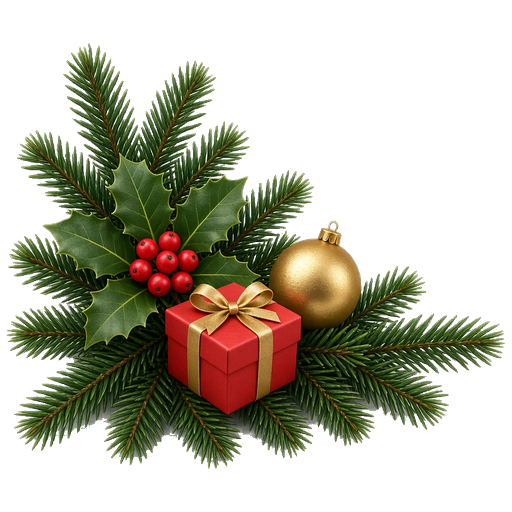
#> input picture assets/xmas/corner-pine.png, 512 x 512 px
$ python strip_bg.py
#> lines starting #> are read from the running program, lines starting #| are printed output that depends on the picture
"""Careful strip: remove only gray/white/checker; protect green/red/gold art."""
from __future__ import annotations

from pathlib import Path

from PIL import Image

BASE = Path(__file__).resolve().parent


def is_art(r: int, g: int, b: int) -> bool:
    """True if pixel looks like festive subject (not bg)."""
    mx, mn = max(r, g, b), min(r, g, b)
    sat = mx - mn
    avg = (r + g + b) / 3
    # green needles / holly
    if g > r + 8 and g > b + 5 and g > 55:
        return True
    # red berries / gift / ribbon
    if r > g + 25 and r > b + 15 and r > 80:
        return True
    # gold / yellow bauble & ribbon
    if r > 120 and g > 90 and r > b + 25 and g > b + 15:
        return True
    # brown stem / wood
    if r > 70 and g > 40 and b < 90 and r >= g >= b and sat > 20 and avg < 180:
        return True
    # dark pine / shadow on subject
    if avg < 90 and sat > 15:
        return True
    return False


def is_bg(r: int, g: int, b: int, a: int = 255) -> bool:
    if a < 20:
        return True
    if is_art(r, g, b):
        return False
    mx, mn = max(r, g, b), min(r, g, b)
    sat = mx - mn
    avg = (r + g + b) / 3
    # classic checker / white / light gray
    if sat < 32 and avg >= 155:
        return True
    if avg > 235 and sat < 50:
        return True
    return False


def process(name: str, size: int) -> None:
#> called with name = 'corner-pine.png', size = 512
    bak = BASE / name.replace(".png", ".bak.png")
    src = bak if bak.exists() else BASE / name
    im = Image.open(src).convert("RGBA")
#> im is the input picture: PIL image 512x512 RGBA; mean R, G, B, A 35.6, 33, 17.6, 103.1
    w, h = im.size
#> w = 512; h = 512
    pix = im.load()

    visited = [[False] * w for _ in range(h)]
    stack: list[tuple[int, int]] = []
    for x in range(w):
        stack.append((0, x))
        stack.append((h - 1, x))
    for y in range(h):
        stack.append((y, 0))
        stack.append((y, w - 1))

    while stack:
        y, x = stack.pop()
        if not (0 <= y < h and 0 <= x < w) or visited[y][x]:
            continue
        r, g, b, a = pix[x, y]
        if not is_bg(r, g, b, a):
            continue
        visited[y][x] = True
        pix[x, y] = (0, 0, 0, 0)
        stack.extend(((y - 1, x), (y + 1, x), (y, x - 1), (y, x + 1)))
#> after the loop, stack = []; visited = 512 items

    # Enclosed checker holes only (must be bg-colored AND mostly surrounded by bg/clear)
    for y in range(1, h - 1):
        for x in range(1, w - 1):
            r, g, b, a = pix[x, y]
            if a == 0 or not is_bg(r, g, b, a):
                continue
            nbrs = [pix[x + dx, y + dy] for dy, dx in ((-1, 0), (1, 0), (0, -1), (0, 1))]
            if sum(1 for n in nbrs if n[3] == 0 or is_bg(*n)) >= 3:
                pix[x, y] = (0, 0, 0, 0)

    # Light fringe only (pale + next to transparent), never touch art colors
    for _ in range(2):
        kill: list[tuple[int, int]] = []
        for y in range(h):
            for x in range(w):
                r, g, b, a = pix[x, y]
                if a == 0 or is_art(r, g, b):
                    continue
                near = any(
                    0 <= y + dy < h
                    and 0 <= x + dx < w
                    and pix[x + dx, y + dy][3] == 0
                    for dy, dx in ((-1, 0), (1, 0), (0, -1), (0, 1))
                )
                if not near:
                    continue
                sat = max(r, g, b) - min(r, g, b)
                avg = (r + g + b) / 3
                if avg > 185 and sat < 35:
                    kill.append((x, y))
                elif a < 100 and sat < 40 and avg > 150:
                    kill.append((x, y))
        for x, y in kill:
            pix[x, y] = (0, 0, 0, 0)

    alpha = im.split()[-1]
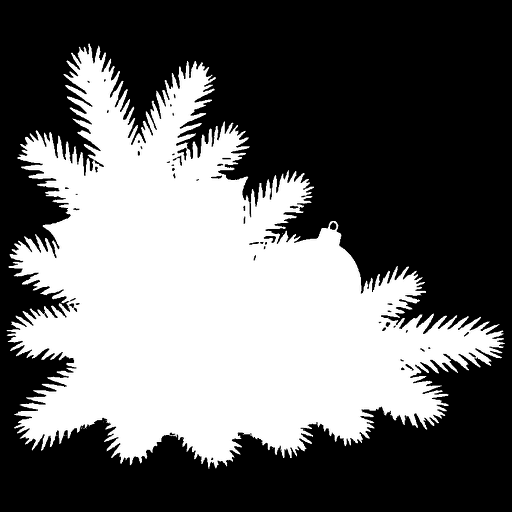
#> alpha: PIL image 512x512 L; min 0, max 255, mean 103
    bbox = alpha.getbbox()
    if bbox:
        pad = max(6, size // 40)
        l, t, r, b = bbox
        l, t = max(0, l - pad), max(0, t - pad)
        r, b = min(w, r + pad), min(h, b + pad)
        im = im.crop((l, t, r, b))
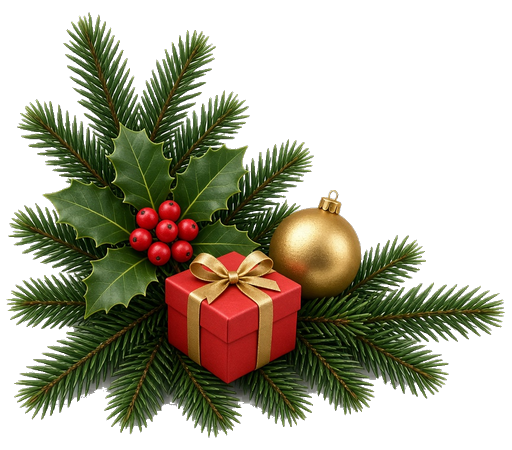
#> im: PIL image 512x450 RGBA; mean R, G, B, A 40.1, 37.2, 19.7, 117.2; transparent parts drawn white

    im.thumbnail((size, size), Image.Resampling.LANCZOS)
    canvas = Image.new("RGBA", (size, size), (0, 0, 0, 0))
#> canvas: PIL image 512x512 RGBA; every value is 0
    canvas.paste(im, ((size - im.width) // 2, (size - im.height) // 2), im)
    canvas.save(BASE / name, optimize=True)

    data = list(canvas.getdata())
    trans = sum(1 for p in data if p[3] < 10) / (size * size)
    print(f"{name}: trans={trans*100:.1f}% corner={canvas.getpixel((0,0))}")
#| corner-pine.png: trans=58.7% corner=(0, 0, 0, 0)


if __name__ == "__main__":
    for n, s in (("corner-pine.png", 512), ("holly-mini.png", 256), ("tree-mini.png", 256)):
        process(n, s)
#> pass 2 of the loop `for n, s in (("corner-pine.png", 512), ("holly-mini.png", 256), ("tree..`:
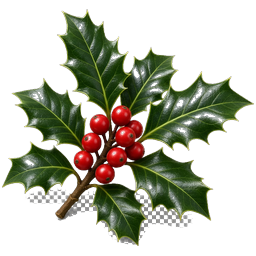
#> input picture assets/xmas/holly-mini.png, 256 x 256 px
#> in process, im is the input picture: PIL image 256x256 RGBA; mean R, G, B, A 32.8, 34.1, 19.8, 99.3
#> in process (call 2), `alpha = im.split()[-1]`:
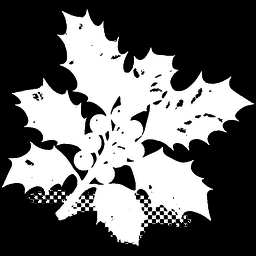
#> alpha: PIL image 256x256 L; min 0, max 255, mean 99
#> im: PIL image 256x249 RGBA
#> in process (call 2), `canvas.paste(im, ((size - im.width) // 2, (size - im.height) // 2), im)`:
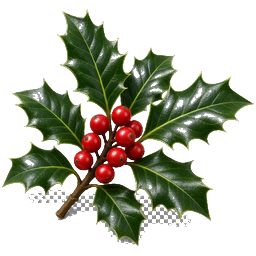
#> canvas: PIL image 256x256 RGBA; mean R, G, B, A 30.2, 31.4, 17.6, 96.8; transparent parts drawn white
#| holly-mini.png: trans=59.7% corner=(0, 0, 0, 0)
#> pass 3 of the loop `for n, s in (("corner-pine.png", 512), ("holly-mini.png", 256), ("tree..`:
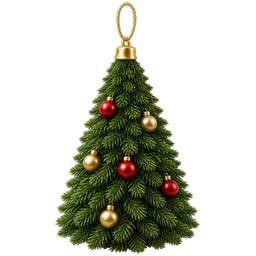
#> input picture assets/xmas/tree-mini.png, 256 x 256 px
#> in process, im is the input picture: PIL image 256x256 RGBA; mean R, G, B, A 18.6, 19.8, 8.2, 70
#> in process (call 3), `alpha = im.split()[-1]`:
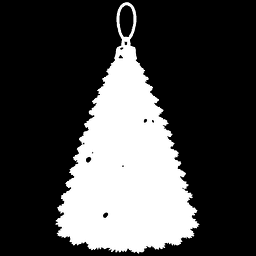
#> alpha: PIL image 256x256 L; min 0, max 255, mean 69.9
#> in process (call 3), `im = im.crop((l, t, r, b))`:
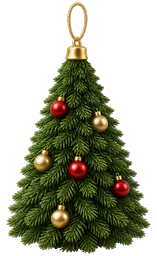
#> im: PIL image 157x256 RGBA; mean R, G, B, A 30, 32, 13.2, 114.1; transparent parts drawn white
#| tree-mini.png: trans=72.1% corner=(0, 0, 0, 0)
